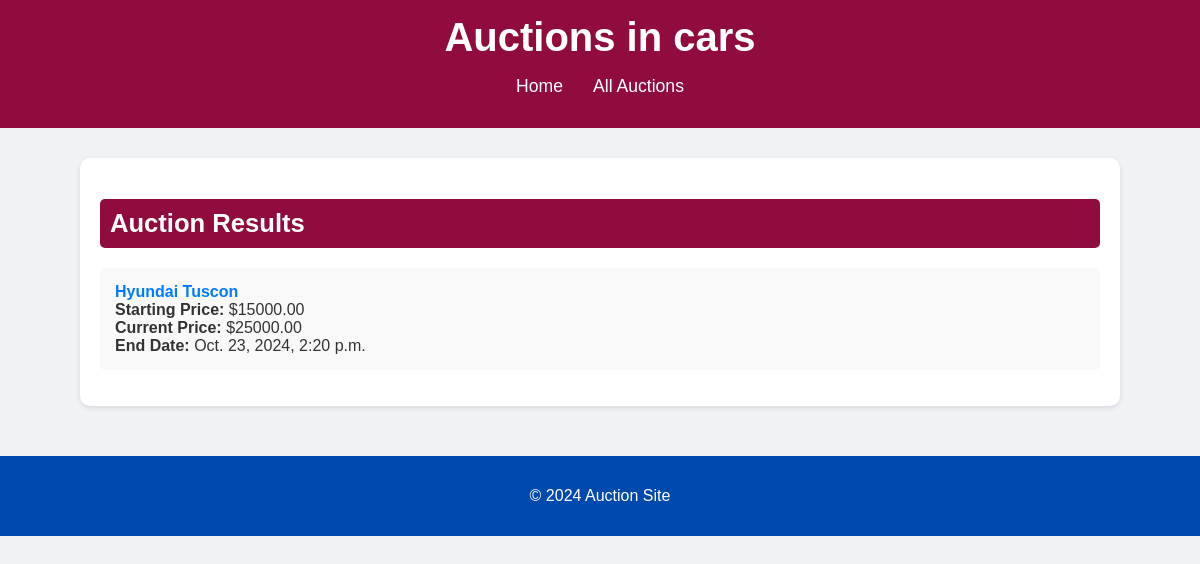
The app's page /category/3/, older data.
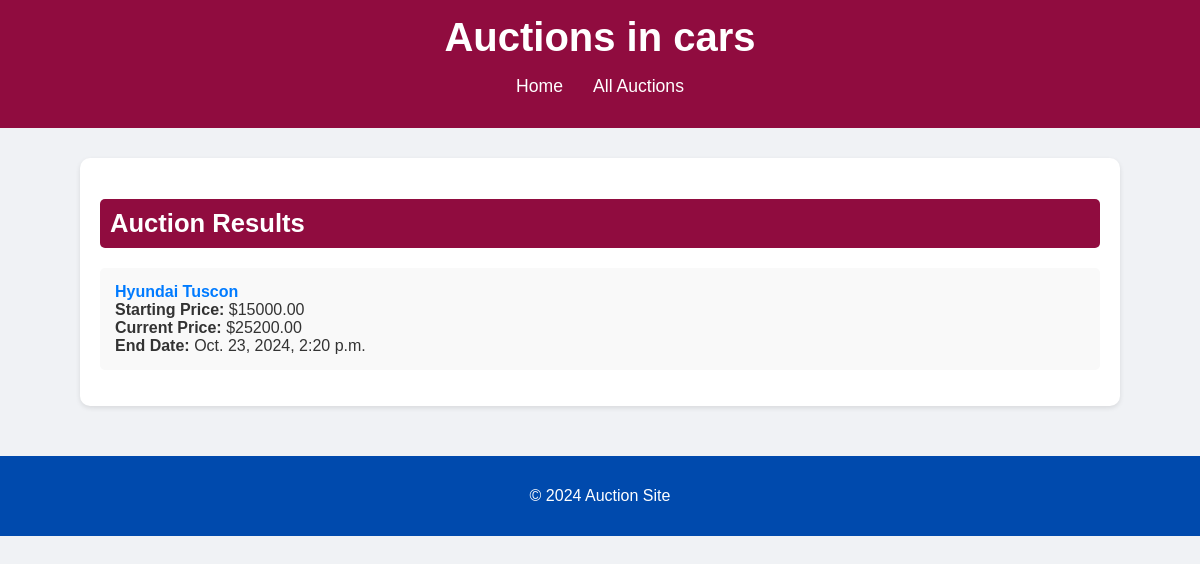
The same page, newer data.
### auctions/models.py (models this page shows, shortened)
class Auction(models.Model):
    user = models.ForeignKey(settings.AUTH_USER_MODEL, on_delete=models.CASCADE, related_name='auctions')
    title = models.CharField(max_length=255)
    description = models.TextField()
    photos = models.ImageField(upload_to='auction_photos/', blank=True, null=True)
    category = models.ForeignKey(Category, on_delete=models.CASCADE)
    is_closed = models.BooleanField(default=False)
    starting_price = models.DecimalField(max_digits=10, decimal_places=2, )
    current_price = models.DecimalField(max_digits=10, decimal_places=2, default=0.00)
    minimum_amount = models.DecimalField(max_digits=10, decimal_places=2)
    buy_now_price = models.DecimalField(max_digits=10, decimal_places=2, blank=True, null=True)
    promoted = models.BooleanField(default=False)
    location = models.CharField(max_length=255, blank=True, null=True)
    start_date = models.DateTimeField(default=timezone.now, editable=False)
    end_date = models.DateTimeField()
    num_visits = models.IntegerField(default=0)
    is_canceled = models.BooleanField(default=False)
    watchers = models.ManyToManyField(settings.AUTH_USER_MODEL, related_name='watching_auctions', blank=True)
    winner = models.ForeignKey(settings.AUTH_USER_MODEL, null=True, blank=True, on_delete=models.SET_NULL,
                               related_name='won_auctions')

### auctions/views.py (the view)
# urls.py: path('category/<int:category_id>/', views.auction_search_by_category, name='auction_search_by_category'),
def auction_search_by_category(request, category_id):
    category = get_object_or_404(Category, pk=category_id)
    auctions = Auction.objects.filter(category=category, is_closed=False)
    context = {
        'category': category,
        'auctions': auctions,
    }
    return render(request, 'auctions/auction_search_results.html', context)

### auctions/templates/auctions/auction_search_results.html (shortened to what this page needs)
<!DOCTYPE html>
<html lang="en">
<head>
</head>
<body>
    <header>
        <h1>Auctions in {{ category.name }}</h1>
        <nav>
            <ul>
                <li><a href="{% url 'home' %}">Home</a></li>
                <li><a href="{% url 'auctions_list' %}">All Auctions</a></li>
            </ul>
        </nav>
    </header>
    <div class="container">
        <h2>Auction Results</h2>
        <ul class="auction-list">
            {% for auction in auctions %}
                <li>
                    <a href="{% url 'auction_detail' pk=auction.pk %}">{{ auction.title }}</a><br>
                    <strong>Starting Price:</strong> ${{ auction.starting_price }}<br>
                    <strong>Current Price:</strong> ${{ auction.current_price }}<br>
                    <strong>End Date:</strong> {{ auction.end_date }}
                </li>
            {% empty %}
                <li>No auctions found in this category.</li>
            {% endfor %}
        </ul>
    </div>
    <footer>
        <p>&copy; 2024 Auction Site</p>
    </footer>
</body>
</html>

Row changes from the older to the newer data that the page shows:
changed Auction "Hyundai Tuscon": current_price "25000.00" → "25200.00"
